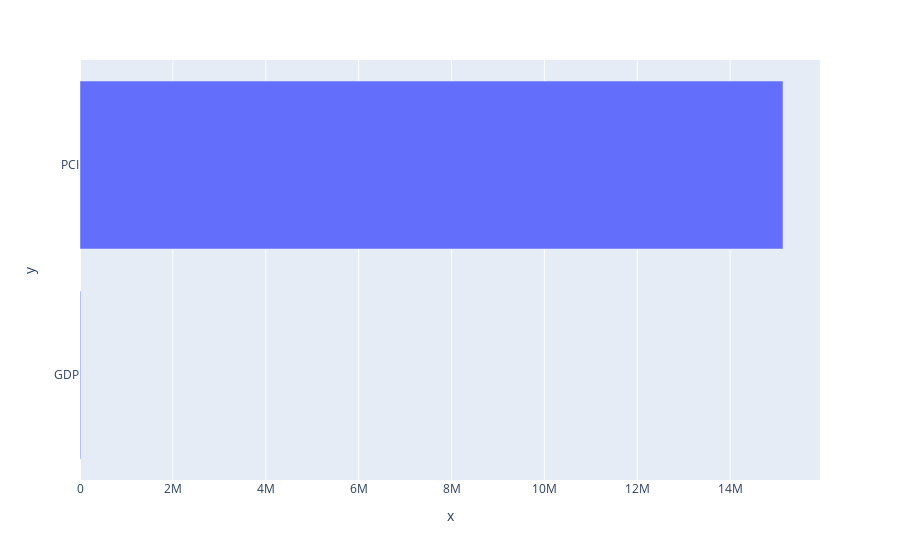

The notebook cell this image was saved under:
### Code cell
# Create horizontal bar chart of `top_ten_var`
fig = px.bar(
    x =top_ten_var,
    y= top_ten_var.index
)

fig.show()

### Figure 1 — Plotly figure (JSON) as saved in the notebook; plotly's stock layout.template omitted (floating-point values rounded to 4 significant figures)
{"data": [{"alignmentgroup": "True", "hovertemplate": "x=%{x}<br>y=%{y}<extra></extra>", "legendgroup": "", "marker": {"color": "#636efa", "pattern": {"shape": ""}}, "name": "", "offsetgroup": "", "orientation": "h", "showlegend": false, "textposition": "auto", "type": "bar", "x": [16740.0, 15140000.0], "xaxis": "x", "y": ["GDP", "PCI"], "yaxis": "y"}], "layout": {"barmode": "relative", "legend": {"tracegroupgap": 0}, "margin": {"t": 60}, "xaxis": {"anchor": "y", "domain": [0, 1], "title": {"text": "x"}}, "yaxis": {"anchor": "x", "domain": [0, 1], "title": {"text": "y"}}}}
